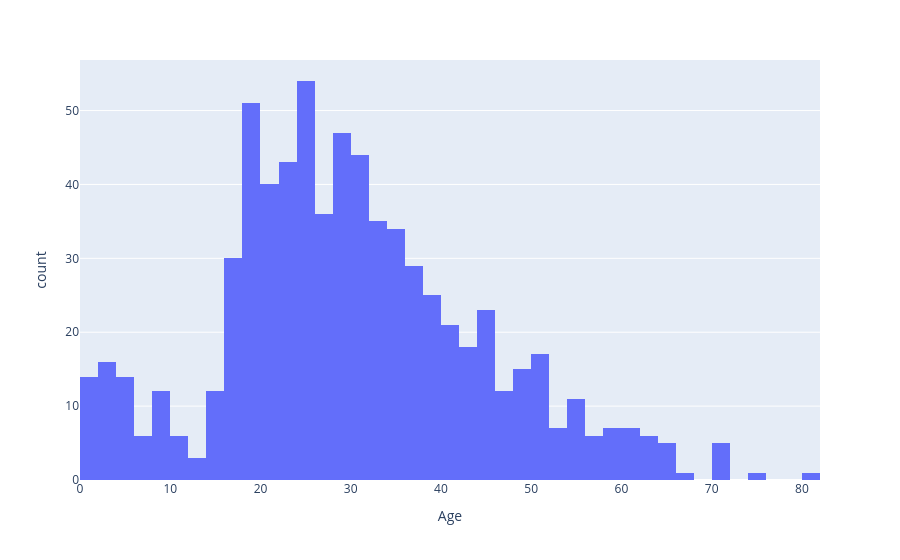
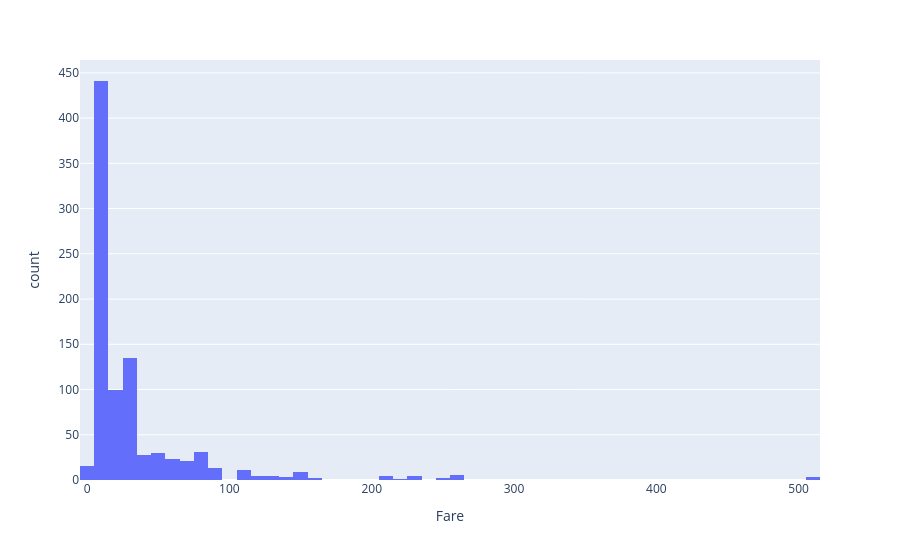

The code cell stored with these charts, in order, in its notebook:
### Markdown cell above
By just looking at the charts we can guess Sex is the most important variable to predict if a passenger is going to survive or not

### Code cell
for col in numerical_cols:
    fig = px.histogram(train, x=col)
    fig.show()
    print(f"{col} stats: \n", train[col].describe(), f"Median: {train[col].median()}\n")

### Figure 1 — Plotly figure (JSON) as saved in the notebook; plotly's stock layout.template omitted (floating-point values rounded to 4 significant figures; data arrays with more than 128 entries replaced by an {"elided": "..."} marker saying what was removed)
{"data": [{"bingroup": "x", "hovertemplate": "Age=%{x}<br>count=%{y}<extra></extra>", "legendgroup": "", "marker": {"color": "#636efa", "pattern": {"shape": ""}}, "name": "", "orientation": "v", "showlegend": false, "type": "histogram", "x": {"elided": "891 float values"}, "xaxis": "x", "yaxis": "y"}], "layout": {"barmode": "relative", "legend": {"tracegroupgap": 0}, "margin": {"t": 60}, "xaxis": {"anchor": "y", "domain": [0, 1], "title": {"text": "Age"}}, "yaxis": {"anchor": "x", "domain": [0, 1], "title": {"text": "count"}}}}

### Figure 2 — Plotly figure (JSON) as saved in the notebook; plotly's stock layout.template omitted (floating-point values rounded to 4 significant figures; data arrays with more than 128 entries replaced by an {"elided": "..."} marker saying what was removed)
{"data": [{"bingroup": "x", "hovertemplate": "Fare=%{x}<br>count=%{y}<extra></extra>", "legendgroup": "", "marker": {"color": "#636efa", "pattern": {"shape": ""}}, "name": "", "orientation": "v", "showlegend": false, "type": "histogram", "x": {"elided": "891 float values"}, "xaxis": "x", "yaxis": "y"}], "layout": {"barmode": "relative", "legend": {"tracegroupgap": 0}, "margin": {"t": 60}, "xaxis": {"anchor": "y", "domain": [0, 1], "title": {"text": "Fare"}}, "yaxis": {"anchor": "x", "domain": [0, 1], "title": {"text": "count"}}}}
